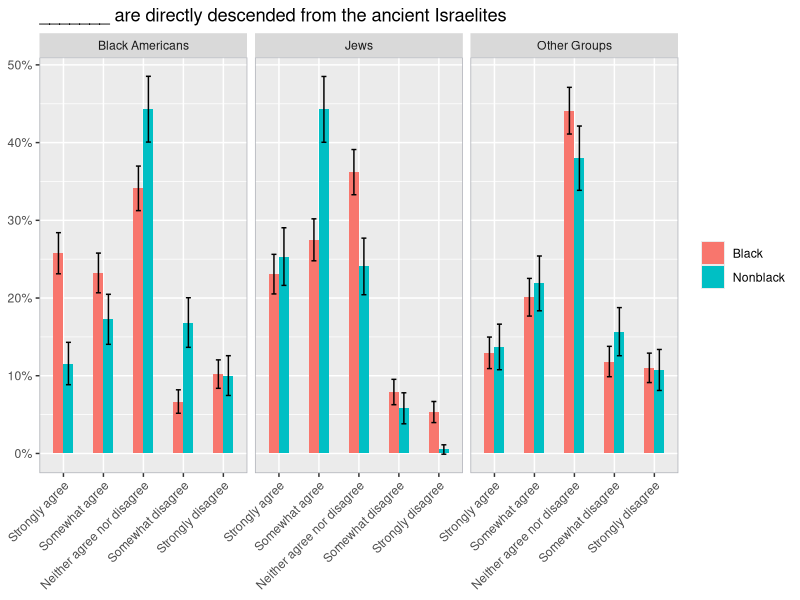
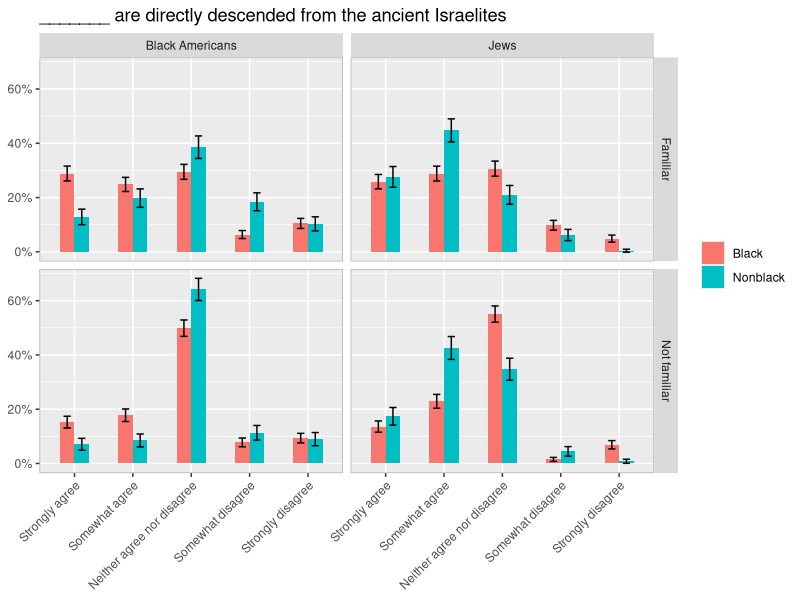
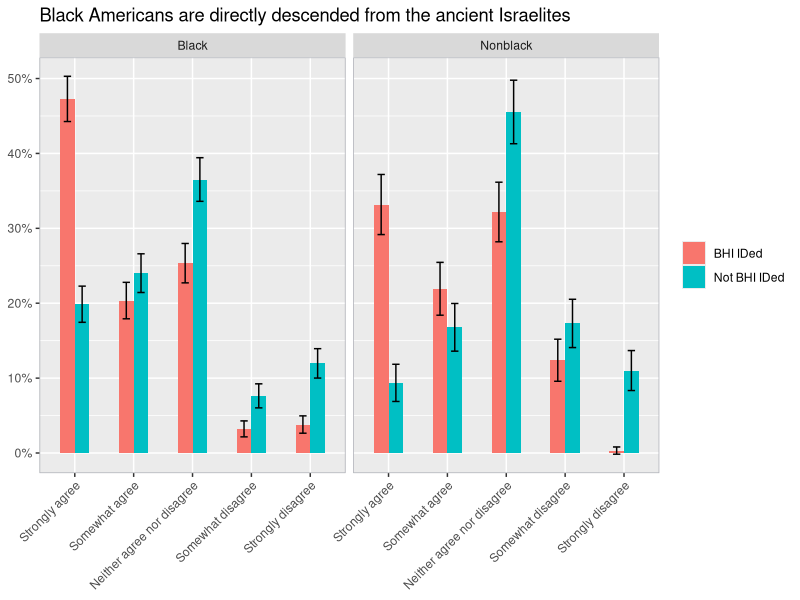
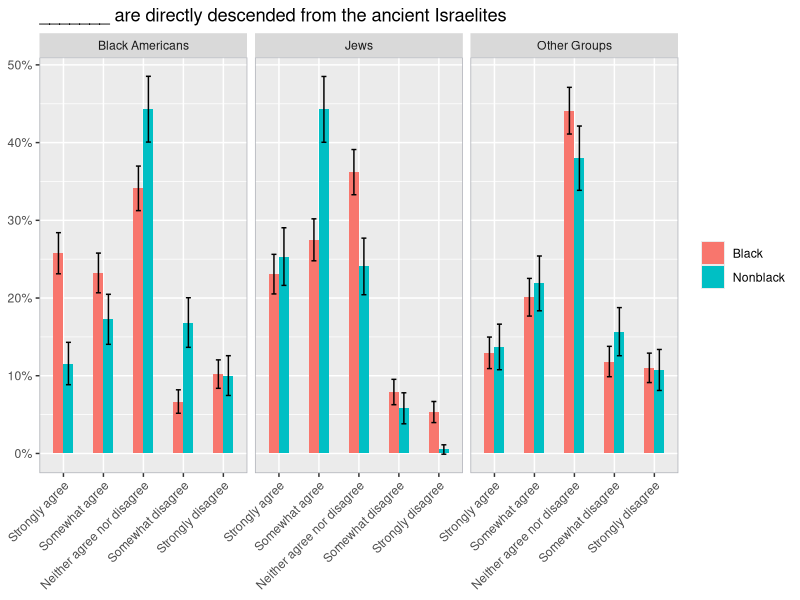
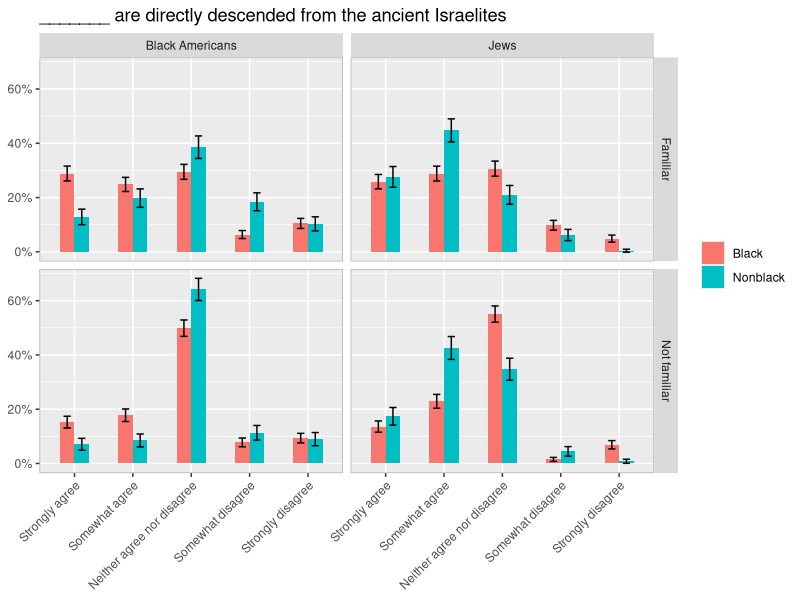
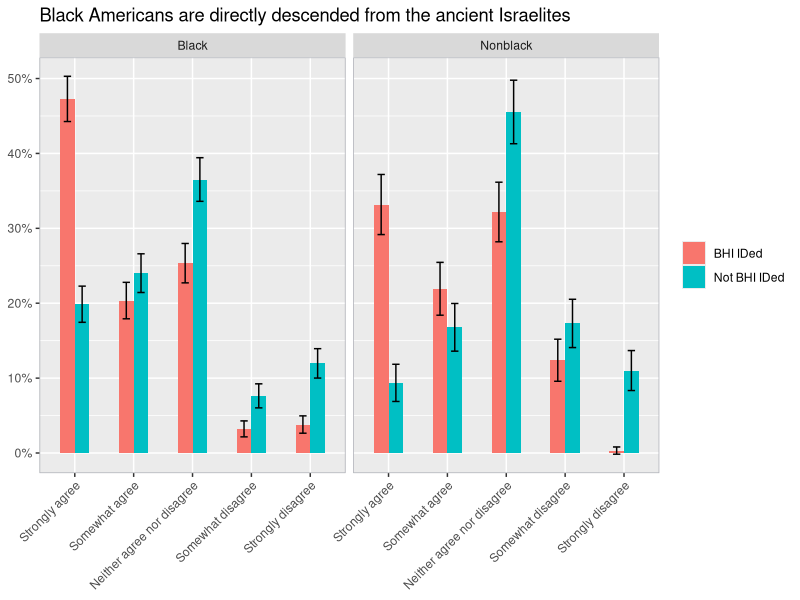

Recreate these plots in R, in order.
library(tidyverse)

bhi <- read.csv('dat/BHI_Responses_With_Weights.csv') %>%
  #Simplifying the black category
  mutate(Black = ifelse(QScreen1 == "Black or African American", "Black", "Nonblack"))

#Need to know Ns for calculating CIs
black_n <- nrow(filter(bhi, Black == "Black"))
non_black_n <- nrow(filter(bhi, Black == "Nonblack"))

#Figure 1
bhi %>%
  select(Black, QBHI2, QBHI3, QBHI4, wt) %>%
  pivot_longer(cols = starts_with('Q')) %>%
  mutate(name = case_when(name == "QBHI2" ~ "Black Americans",
                          name == "QBHI3" ~ "Other Groups",
                          name == "QBHI4" ~ "Jews")) %>%
  group_by(Black, name, value) %>%
  summarise(n = sum(wt)) %>%
  mutate(p = n/sum(n),
         se = ifelse(Black == "Black", sqrt((p * (1-p))/black_n), sqrt((p * (1-p))/non_black_n)),
         value = factor(value, levels = c("Strongly agree", "Somewhat agree", "Neither agree nor disagree", "Somewhat disagree", "Strongly disagree"))) %>%
  ggplot(aes(x=value, y=p)) + 
  geom_col(position = position_dodge(width = 0.5), width = 0.5, aes(fill = Black)) + 
  geom_errorbar(aes(ymin = p - 1.96 * se, ymax = p + 1.96 * se, group = Black), width = 0.25, position = position_dodge(width = 0.5)) +
  facet_wrap(~name) + 
  scale_y_continuous(labels = scales::percent) + 
  theme(axis.text.x = element_text(angle = 45, hjust = 1),
        axis.title = element_blank(),
        legend.title = element_blank(),
        panel.border = element_rect(color = '#aeb0b7', fill = NA)) + 
  labs(title = "_______ are directly descended from the ancient Israelites")

ggsave("img/plot1.png", width = 8, height = 5)

#Figure 2
bhi %>%
  select(Black, QBHI1, QBHI2, QBHI4, wt) %>%
  pivot_longer(cols = c(QBHI2, QBHI4)) %>%
  mutate(name = case_when(name == "QBHI2" ~ "Black Americans",
                          name == "QBHI4" ~ "Jews"),
         Biblit = ifelse(!QBHI1 %in% c("Not familiar at all", "Only slightly familiar"), "Familiar", "Not familiar")) %>%
  group_by(Black, name, Biblit, value) %>%
  summarise(n = sum(wt)) %>%
  ungroup() %>%
  group_by(Black, name, Biblit) %>%
  mutate(p = n/sum(n),
         se = ifelse(Black == "Black", sqrt((p * (1-p))/black_n), sqrt((p * (1-p))/non_black_n)),
         value = factor(value,
                           levels = c("Strongly agree",
                                      "Somewhat agree",
                                      "Neither agree nor disagree",
                                      "Somewhat disagree",
                                      "Strongly disagree"))) %>% 
  ggplot(aes(x=value, y=p)) + 
  geom_col(position = position_dodge(width = 0.5), aes(fill = Black), width = 0.5) + 
  geom_errorbar(aes(ymin = p - 1.96 * se, ymax = p + 1.96 * se, group = Black), width = 0.25, position = position_dodge(width = 0.5)) + 
  facet_grid(rows = vars(Biblit), cols = vars(name)) + 
  scale_y_continuous(labels = scales::percent) + 
  theme(legend.title = element_blank(),
        axis.title = element_blank(),
        axis.text.x = element_text(angle = 45, hjust = 1),
        panel.border = element_rect(color = '#aeb0b7', fill = NA)) + 
  labs(title = "_______ are directly descended from the ancient Israelites")

ggsave("img/plot2.png", width = 8, height = 5)

#Figure 3
bhi %>%
  mutate(QDemo1 = ifelse(QDemo1 == "Yes", "BHI IDed", "Not BHI IDed")) %>%
  group_by(Black, QDemo1, QBHI2) %>%
  summarise(n = sum(wt)) %>%
  mutate(p = n/sum(n),
         se = ifelse(Black == "Black", sqrt((p * (1-p))/black_n), sqrt((p * (1-p))/non_black_n)),
         QBHI2 = factor(QBHI2,
                        levels = c("Strongly agree",
                                   "Somewhat agree",
                                   "Neither agree nor disagree",
                                   "Somewhat disagree",
                                   "Strongly disagree"))) %>%
  ggplot(aes(x=QBHI2, y=p)) +
  geom_col(position = position_dodge(width = 0.5), width = 0.5, aes(fill = QDemo1)) + 
  geom_errorbar(aes(ymin = p - 1.96 * se, ymax = p + 1.96 * se, group = QDemo1), width = 0.25, position = position_dodge(width = 0.5)) + 
  facet_wrap(~Black) +
  scale_y_continuous(labels = scales::percent) +
  theme(axis.title = element_blank(),
        legend.title = element_blank(),
        axis.text.x = element_text(angle = 45, hjust = 1),
        panel.border = element_rect(color = '#aeb0b7', fill = NA)) + 
  labs(title = "Black Americans are directly descended from the ancient Israelites")

ggsave("img/plot3.png", width = 8, height = 5)

#Table 2
bhi %>%
  mutate(IDed.BHI = !QBHI1 %in% c("Not familiar at all", "Slightly familiar") & QBHI2 %in% c("Strongly agree", "Somewhat agree") & QDemo1 == "Yes",
         BHI.Believer = !QBHI1 %in% c("Not familiar at all", "Slightly familiar") & QBHI2 %in% c("Strongly agree", "Somewhat agree")) %>%
  select(Black, wt, IDed.BHI, BHI.Believer) %>%
  pivot_longer(cols = c(IDed.BHI, BHI.Believer)) %>%
  group_by(Black, name, value) %>%
  summarise(n = sum(wt)) %>%
  mutate(p = n/sum(n),
         se = ifelse(Black == "Black", 1.96 * sqrt((p * (1-p))/black_n), 1.96 * sqrt((p * (1-p))/non_black_n)),
         min = p - se,
         max = p + se) %>%
  filter(value == T) 

#Create new data with the BHI group categorizations
bhi %>%
  mutate(IDed.BHI = !QBHI1 %in% c("Not familiar at all", "Slightly familiar") & QBHI2 %in% c("Strongly agree", "Somewhat agree") & QDemo1 == "Yes",
         BHI.Believer = !QBHI1 %in% c("Not familiar at all", "Slightly familiar") & QBHI2 %in% c("Strongly agree", "Somewhat agree")) %>%
  write.csv("dat/BHI_Responses_With_Weights_and_BHI_categories.csv", row.names = F)